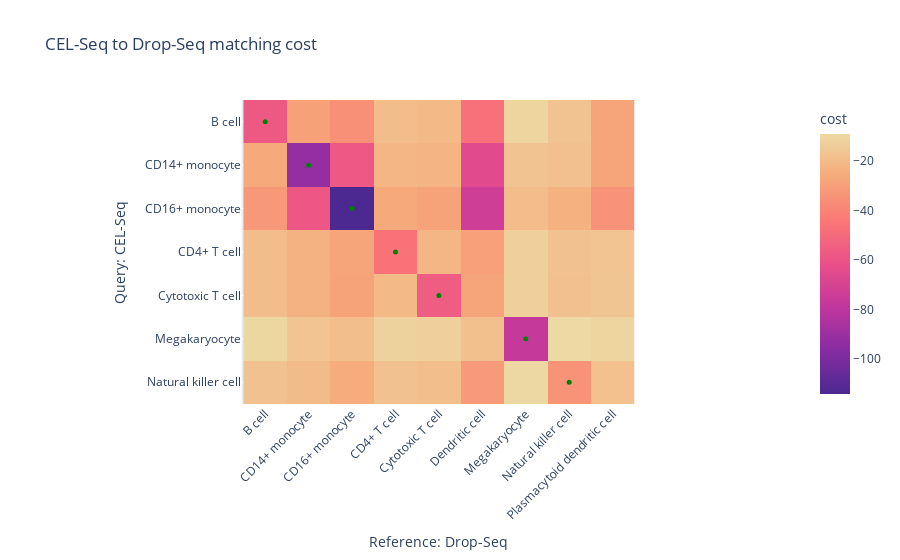

The code cell stored with this chart in its notebook:
### Code cell
q = 'CEL-Seq'
ref = 'Drop-Seq'

rcm = RefCM(target_sum=None, numItermax=1e7)
m = rcm.annotate(ds[q], q, ds[ref], ref, 'labels', 'labels')
m.eval('labels')
m.display_matching_costs('labels')

### Figure 1 — Plotly figure (JSON) as saved in the notebook; plotly's stock layout.template omitted (floating-point values rounded to 4 significant figures)
{"data": [{"coloraxis": "coloraxis", "hovertemplate": "Reference: Drop-Seq: %{x}<br>Query: CEL-Seq: %{y}<br>cost: %{z}<extra></extra>", "name": "0", "type": "heatmap", "x": ["B cell", "CD14+ monocyte", "CD16+ monocyte", "CD4+ T cell", "Cytotoxic T cell", "Dendritic cell", "Megakaryocyte", "Natural killer cell", "Plasmacytoid dendritic cell"], "xaxis": "x", "y": ["B cell", "CD14+ monocyte", "CD16+ monocyte", "CD4+ T cell", "Cytotoxic T cell", "Megakaryocyte", "Natural killer cell"], "yaxis": "y", "z": [[-57.51, -29.46, -35.4, -19.42, -20.44, -47.54, -10.8, -16.94, -28.11], [-26.68, -92.71, -57.85, -21.94, -22.69, -65.22, -17.01, -18.12, -28.38], [-32.32, -58.43, -114.1, -26.07, -28.64, -73.26, -19.29, -23.82, -34.71], [-19.13, -23.54, -28.13, -46.44, -21.73, -29.62, -12.39, -17.74, -16.74], [-19.16, -23.17, -28.8, -20.5, -55.63, -28.16, -12.8, -18.13, -16.49], [-9.743, -16.85, -18.9, -11.47, -12.5, -18.35, -77.08, -9.069, -10.64], [-17.31, -19.62, -25.6, -17.69, -18.89, -31.77, -9.628, -34.43, -17.93]]}, {"hovertemplate": "%{y} -> %{x}", "marker": {"color": ["green", "green", "green", "green", "green", "green", "green"], "size": 5}, "mode": "markers", "name": "", "type": "scatter", "x": ["B cell", "CD14+ monocyte", "CD16+ monocyte", "CD4+ T cell", "Cytotoxic T cell", "Megakaryocyte", "Natural killer cell"], "y": ["B cell", "CD14+ monocyte", "CD16+ monocyte", "CD4+ T cell", "Cytotoxic T cell", "Megakaryocyte", "Natural killer cell"]}], "layout": {"coloraxis": {"colorbar": {"title": {"text": "cost"}}, "colorscale": [[0, "rgb(75, 41, 145)"], [0.1667, "rgb(135, 44, 162)"], [0.3333, "rgb(192, 54, 157)"], [0.5, "rgb(234, 79, 136)"], [0.6667, "rgb(250, 120, 118)"], [0.8333, "rgb(246, 169, 122)"], [1, "rgb(237, 217, 163)"]]}, "title": {"text": "CEL-Seq to Drop-Seq matching cost"}, "xaxis": {"anchor": "y", "constrain": "domain", "domain": [0, 1], "scaleanchor": "y", "tickangle": -45, "title": {"text": "Reference: Drop-Seq"}}, "yaxis": {"anchor": "x", "autorange": "reversed", "constrain": "domain", "domain": [0, 1], "title": {"text": "Query: CEL-Seq"}}}}
